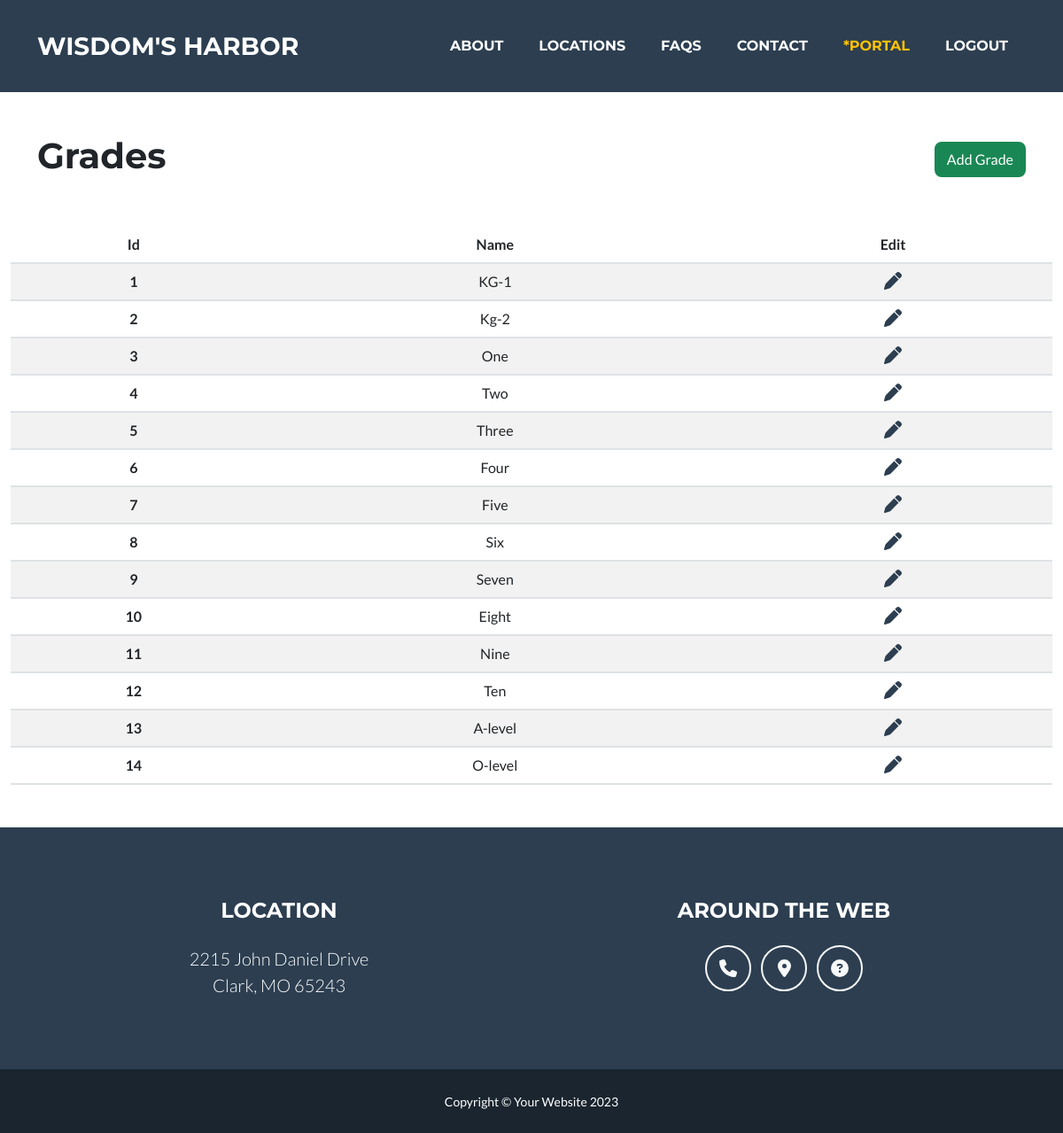
The page /grades/display/ (signed in) on the database its author committed.
### school/models.py (models this page shows, shortened)
class Grade(models.Model):
    name = models.CharField(max_length=255)
    status = models.BooleanField(default=True)

### school/views.py (the view)
# urls.py: path('grades/display/', views.display_grades, name='display_grades'),
def display_grades(request):
    if request.user.is_authenticated:
        if request.user.is_superuser:
            data = Grade.objects.all()
            return render(request, 'display_grades.html', {'data': data})
        else:
            messages.warning(request, 'This page is for admin only!')
            return redirect('home')
    else:
        messages.warning(request, 'please login first!')
        return redirect('login')

### school/templates/display_grades.html (shortened to what this page needs)
{% extends 'layout.html' %}
{% load static %}
{% block 'content' %}
    <div class="container-fluid">
        <div class="container my-5 d-flex align-items-center justify-content-between">
            <h1>Grades</h1>
            <a href="{% url 'add_grade' %}" class="btn btn-success">Add Grade</a>
        </div>
        <table class="table table-striped text-center">
            <thead>
                <tr>
                    <th>Id</th>
                    <th>Name</th>
                    <th>Edit</th>
                </tr>
            </thead>
            <tbody>
                {% for grade in data %}
                    <tr>
                        <th>{{grade.id}}</th>
                        <td>{{grade.name}}</td>
                        <td>
                            <a style="color: transparent;" href="{% url 'edit_grade' grade.id %}">
                                <i class="fa-solid fa-pen fs-5 text-secondary"></i>
                            </a>
                        </td>
                    </tr>
                {% endfor %}
            </tbody>
        </table>
    </div>
{% endblock %}

### rows shown on the page
Grade: id "1", name "KG-1"
Grade: id "2", name "Kg-2"
Grade: id "3", name "One"
Grade: id "4", name "Two"
Grade: id "5", name "Three"
Grade: id "6", name "Four"
Grade: id "7", name "Five"
Grade: id "8", name "Six"
Grade: id "9", name "Seven"
Grade: id "10", name "Eight"
Grade: id "11", name "Nine"
Grade: id "12", name "Ten"
Grade: id "13", name "A-level"
Grade: id "14", name "O-level"
